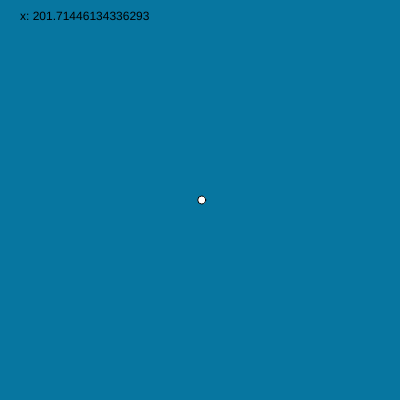
Frame 1 (no input)
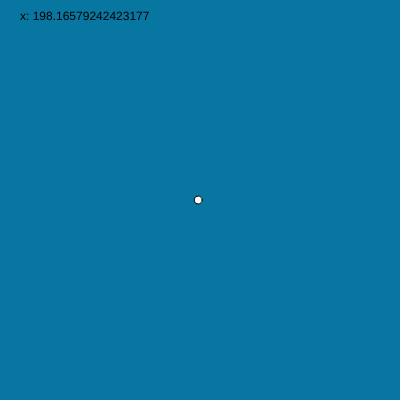
Frame 60 (no input)
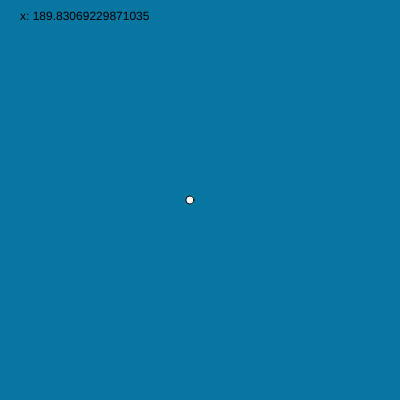
Frame 120 (the mouse pressed at the canvas centre since frame 60)

The p5.js sketch that drew these frames (run headless with seeded random() and noise() and a simulated clock; from frame 60 on, the mouse is pressed at the canvas centre):

// p5.js sketch
// ── sketch.js
///* // Variables stap 1

let x; // initialiseer de variabele

function setup() {
    createCanvas(400, 400);
    x = 200; // geef de variabele een startwaarde
}

function draw() {
    background(7, 118, 160);

    // update de variabele
    //x += 5; //verhoog de waarde telkens met 5
    x += random(-4, 4); // verhoog de waarde met een random getal.
    //x = x % width;

    //gebruik de variabele.
    ellipse(x, 200, 8, 8);
    text("x: " + x, 20, 20);
}

//*/
